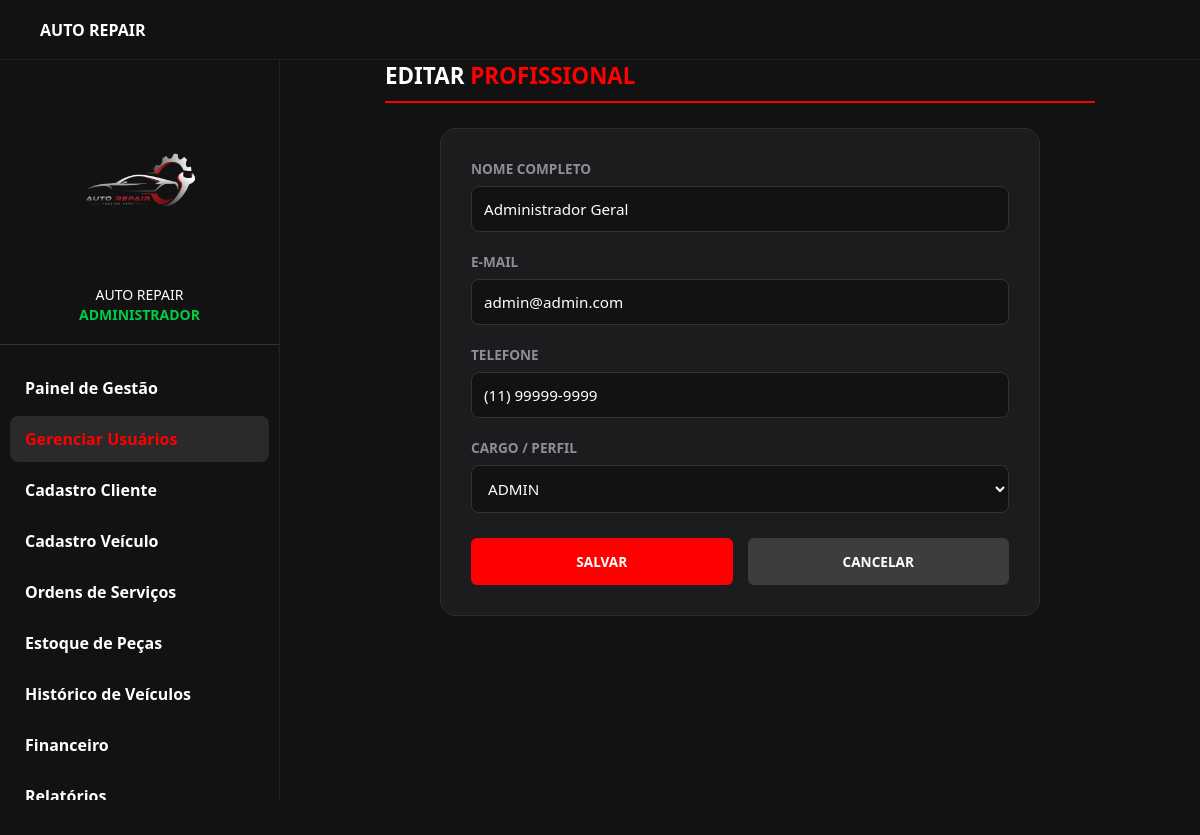
Page /bd/editar.php?id=1 (signed in) on the committed database.
### tables this page shows
CREATE TABLE `usuarios` (
  `id` int(11) NOT NULL,
  `nome_completo` varchar(100) NOT NULL,
  `email` varchar(100) NOT NULL,
  `cpf` varchar(11) NOT NULL,
  `perfil` enum('Admin','Mecanico','Recepcionista') NOT NULL,
  `nivel_acesso` int(11) DEFAULT 1,
  `telefone` varchar(20) DEFAULT NULL,
  `senha` varchar(255) NOT NULL,
  `foto_perfil` varchar(255) DEFAULT NULL,
  `salario_base` decimal(10,2) DEFAULT NULL,
  `decimal_comissao` decimal(5,2) DEFAULT 0.00,
  `data_cadastro` timestamp NULL DEFAULT current_timestamp()
);

### bd/editar.php (the view, shortened to what this page needs)
<?php
require_once __DIR__ . '/../conexao/conexao.php';
$id = filter_var($_GET['id'], FILTER_VALIDATE_INT);
$stmt = $pdo->prepare("SELECT * FROM usuarios WHERE id = ?");
$stmt->execute([$id]);
$dados = $stmt->fetch();
?>
<!DOCTYPE html>
<html lang="pt-BR">
<head>
    <link rel="stylesheet" href="../css/admin.css">
    <link rel="stylesheet" href="../css/ordens.css">
    <link rel="stylesheet" href="../css/nova-ordem.css">
</head>
<body>
    <header class="top-header">
        <div class="header-logo-text">AUTO REPAIR</div>
    </header>
    <aside class="sidebar" id="sidebar">
        <div class="profile-area">
            <img src="../img/download.png" alt="Avatar" class="avatar">
            <div class="mobile-profile-text">
                AUTO REPAIR<br>
                <span class="role-text">ADMINISTRADOR</span>
            </div>
        </div>
        <ul class="nav-links">
            <li><a href="../admin.php">Painel de Gestão</a></li>
            <li><a href="lista.php" class="active">Gerenciar Usuários</a></li>
            <li><a href="../cadastrocliente.php">Cadastro Cliente</a></li>
            <li><a href="../cadastroveiculo.php">Cadastro Veículo</a></li>
            <li><a href="../ordens.php">Ordens de Serviços</a></li>
            <li><a href="../estoque-critico.php">Estoque de Peças</a></li>
            <li><a href="../historico-veiculos.php">Histórico de Veículos</a></li>
            <li><a href="../financeiro.php">Financeiro</a></li>
            <li><a href="../relatorios.php">Relatórios</a></li>
        </ul>
    </aside>
    <main class="main-content" id="main-content">
        <div class="orders-container">
            <div class="os-header-detalhe">
                <h2>EDITAR <span class="text-red">PROFISSIONAL</span></h2>
            </div>
            <div class="form-edit-container">
                <form method="POST">
                    <div class="form-group-custom">
                        <label for="nome_completo">Nome Completo</label>
                        <input type="text" id="nome_completo" name="nome_completo" value="<?= htmlspecialchars($dados['nome_completo']) ?>" required>
                    </div>
                    <div class="form-group-custom">
                        <label for="email">E-mail</label>
                        <input type="email" id="email" name="email" value="<?= htmlspecialchars($dados['email']) ?>" required>
                    </div>
                    <div class="form-group-custom">
                        <label for="telefone">Telefone</label>
                        <input type="text" id="telefone" name="telefone" value="<?= htmlspecialchars($dados['telefone'] ?: '') ?>">
                    </div>
                    <div class="form-group-custom">
                        <label for="perfil">Cargo / Perfil</label>
                        <select id="perfil" name="perfil">
                            <option value="admin" <?= $dados['perfil'] == 'Admin' ? 'selected' : '' ?>>ADMIN</option>
                        </select>
                    </div>
                    <div class="botoes-acao" style="margin-top: 25px;">
                        <button type="submit" class="btn-os btn-salvar-red" style="width: 48%;">SALVAR</button>
                        <a href="lista.php" class="btn-os btn-voltar-dark" style="width: 48%; display: inline-flex; align-items: center; justify-content: center; text-decoration: none;">CANCELAR</a>
                    </div>
                </form>
            </div>
        </div>
    </main>
</body>
</html>

### css/admin.css (style rules this page uses)
:root { --bg-dark: #080808; --sidebar-bg: #121212; --card-bg: #1e1e1e; --text-color: #ffffff; --text-muted: #aaaaaa; --accent-red: #ff0000; --sidebar-width: 280px; }
* { margin: 0; padding: 0; box-sizing: border-box; font-family: 'Segoe UI', Tahoma, Geneva, Verdana, sans-serif; }
body { background-color: var(--bg-dark); color: var(--text-color); min-height: 100vh; }
.top-header { background-color: var(--sidebar-bg); height: 60px; width: 100%; position: fixed; top: 0; left: 0; display: flex; align-items: center; padding: 0 20px; z-index: 2500; border-bottom: 1px solid #222; }
.header-logo-text { margin-left: 20px; font-weight: bold; font-size: 16px; color: white; }
.sidebar { position: fixed; top: 60px; left: 0; height: calc(100vh - 60px); width: var(--sidebar-width); background-color: var(--sidebar-bg); z-index: 2000; padding-top: 30px; border-right: 1px solid #222; overflow-y: auto; transition: transform 0.3s ease-in-out; }
.profile-area { display: flex; flex-direction: column; align-items: center; text-align: center; padding: 0 20px 20px; border-bottom: 1px solid #333; margin-bottom: 20px; }
.avatar { width: 180px; height: 180px; border-radius: 50%; margin-bottom: 15px; object-fit: cover; }
.mobile-profile-text { font-size: 14px; line-height: 1.4; }
.role-text { color: #00cc44; font-weight: bold; }
.nav-links { list-style: none; padding: 0 10px; }
.nav-links li a { display: block; padding: 12px 15px; color: var(--text-color); text-decoration: none; border-radius: 8px; font-weight: bold; margin-bottom: 5px; transition: background-color 0.2s; cursor: pointer; }
.nav-links li a:hover, .nav-links li a.active { background-color: #2a2a2a; color: var(--accent-red); }
.main-content { margin-top: 60px; margin-left: var(--sidebar-width); padding-bottom: 40px; width: auto; }

### css/ordens.css (style rules this page uses)
.orders-container { max-width: 1000px; margin: 20px auto; padding: 0 20px; }

### css/nova-ordem.css (style rules this page uses)
:root { --bg-dark: #121212; --card-bg: #1a1a1a; --input-bg: #222222; --input-border: #333333; --primary-red: #ff0000; --btn-gray: #3d3d3d; --text-white: #ffffff; --text-label: #cccccc; }
.orders-container { max-width: 750px; margin: 40px auto; padding: 0 20px; }
.os-header-detalhe h2 { font-size: 1.4rem; text-transform: uppercase; font-weight: 800; margin-bottom: 25px; padding-bottom: 10px; border-bottom: 2px solid var(--primary-red); color: var(--text-white); }
.text-red { color: var(--primary-red); }
.botoes-acao { display: flex; gap: 15px; margin-top: 25px; }
.btn-os { flex: 1; padding: 14px; border: none; border-radius: 6px; font-weight: 700; font-size: 0.85rem; cursor: pointer; text-transform: uppercase; text-align: center; text-decoration: none; transition: transform 0.1s, background 0.3s; }
.btn-salvar-red { background-color: var(--primary-red); color: white; }
.btn-voltar-dark { background-color: var(--btn-gray); color: white; }

### bd/editar.php (style rules this page uses)
.form-edit-container { max-width: 600px; margin: 0 auto; background: #1c1c1e; padding: 30px; border-radius: 15px; border: 1px solid #2c2c2e; }
.form-group-custom { margin-bottom: 20px; display: flex; flex-direction: column; gap: 8px; }
.form-group-custom label { color: #8e8e93; font-size: 0.85rem; font-weight: bold; text-transform: uppercase; }
.form-group-custom input, .form-group-custom select { background-color: #121212; border: 1px solid #333; border-radius: 8px; padding: 12px; color: #fff; font-size: 0.95rem; outline: none; transition: border-color 0.3s; }

### rows in the picture
usuarios: nome_completo "Administrador Geral", email "admin@admin.com", telefone "(11) 99999-9999", perfil "ADMIN"
